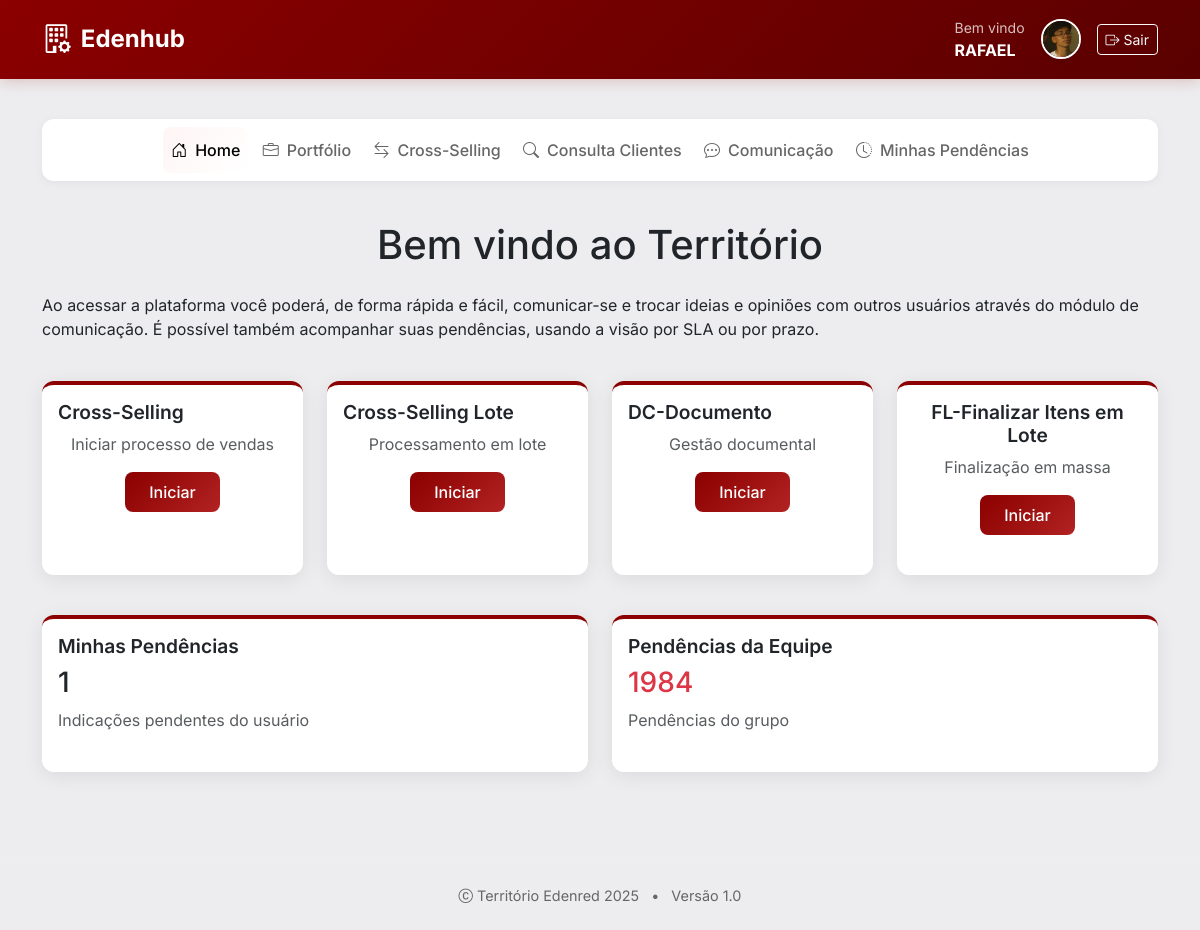
Screenshot of /home (signed in) with the database file from the repository.
### Edenred/models.py (models this page shows, shortened)
class Usuario(db.Model, UserMixin):
    id = db.Column(db.Integer, primary_key=True)
    foto = db.Column(db.String, nullable=True, default='default.png')
    nome = db.Column(db.String(100), nullable=False)
    email = db.Column(db.String(100), unique=True, nullable=False)
    telefone = db.Column(db.String(20), unique=True)
    skype = db.Column(db.String(100), unique=True, nullable=True)
    senha_hash = db.Column(db.String(200), nullable=False)

### Edenred/views.py (the view)
@app.route('/')
@app.route('/home')
@login_required
def home():
    minhas_pendencias_count = Indicacao.query.filter_by(
        usuario_id=current_user.id,
        status='Pendente'
    ).count()
    return render_template('home.html', minhas_pendencias=minhas_pendencias_count)

### Edenred/__init__.py (called while the page is built)
@login_manager.user_loader
def load_user(user_id):
    return Usuario.query.get(int(user_id))

### Edenred/templates/home.html (shortened to what this page needs)
{% extends 'base.html' %}
{% block content %}
<div class="row mb-4">
    <div class="col-12">
        {% include 'nav.html' %}
    </div>
</div>
<div class="row">
    <div class="col-12">
        <h1 class="text-center mb-4 text-dark">Bem vindo ao Território</h1>
        <div class="mb-4">
            <div class="row">
                <p class="card-text text-dark">
                    Ao acessar a plataforma você poderá, de forma rápida e fácil, comunicar-se e trocar ideias e opiniões com outros usuários através do módulo de comunicação.
                    É possível também acompanhar suas pendências, usando a visão por SLA ou por prazo.
                </p>
            </div>
        </div>
    </div>
</div>
<div class="row mb-4">
    <div class="col-12">
    </div>
    <div class="col-md-3 mb-3">
        <a href="{{ url_for('crosselling') }}" class="text-decoration-none">
            <div class="card card-edenred funcionalidade-card h-100">
                <div class="card-body text-center">
                    <h5 class="card-title text-dark">Cross-Selling</h5>
                    <p class="card-text text-muted">Iniciar processo de vendas</p>
                    <button class="btn btn-edenred">Iniciar</button>
                </div>
            </div>
        </a>
    </div>
    <div class="col-md-3 mb-3">
        <div class="card card-edenred funcionalidade-card h-100" onclick="this.style.transform='translateY(-5px)'">
            <div class="card-body text-center">
                <h5 class="card-title text-dark">Cross-Selling Lote</h5>
                <p class="card-text text-muted">Processamento em lote</p>
                <button class="btn btn-edenred">Iniciar</button>
            </div>
        </div>
    </div>
    <div class="col-md-3 mb-3">
        <div class="card card-edenred funcionalidade-card h-100" onclick="this.style.transform='translateY(-5px)'">
            <div class="card-body text-center">
                <h5 class="card-title text-dark">DC-Documento</h5>
                <p class="card-text text-muted">Gestão documental</p>
                <button class="btn btn-edenred">Iniciar</button>
            </div>
        </div>
    </div>
    <div class="col-md-3 mb-3">
        <div class="card card-edenred funcionalidade-card h-100" onclick="this.style.transform='translateY(-5px)'">
            <div class="card-body text-center">
                <h5 class="card-title text-dark">FL-Finalizar Itens em Lote</h5>
                <p class="card-text text-muted">Finalização em massa</p>
                <button class="btn btn-edenred">Iniciar</button>
            </div>
        </div>
    </div>
</div>
<div class="row">
    <div class="col-md-6 mb-3">
        <a href="{{ url_for('minhas_pendencias') }}" class="text-decoration-none">
            <div class="card card-edenred funcionalidade-card h-100">
                <div class="card-body">
                    <h5 class="card-title text-dark">Minhas Pendências</h5>
                    <h3 class="text-edenred">{{ minhas_pendencias }}</h3>
                    <p class="card-text text-muted">Indicações pendentes do usuário</p>
                </div>
            </div>
        </a>
    </div>
    <div class="col-md-6 mb-3">
        <div class="card card-edenred funcionalidade-card h-100" onclick="this.style.transform='translateY(-5px)'">
            <div class="card-body">
                <h5 class="card-title text-dark">Pendências da Equipe</h5>
                <h3 class="text-danger">1984</h3>
                <p class="card-text text-muted">Pendências do grupo</p>
            </div>
        </div>
    </div>
</div>
{% endblock %}

### Edenred/templates/base.html (shortened to what this page needs)
<!DOCTYPE html>
<html lang="pt-BR">
<head>
    <link href="https://cdn.jsdelivr.net/npm/bootstrap@5.3.0/dist/css/bootstrap.min.css" rel="stylesheet">
    <link href="https://cdn.jsdelivr.net/npm/bootstrap-icons@1.10.0/font/bootstrap-icons.css" rel="stylesheet">
</head>
<body>
    <nav class="navbar navbar-expand-lg navbar-edenred">
        <div class="container">
            <a class="navbar-brand" href="{{ url_for('home') }}">
                <i class="bi bi-building-gear"></i>
                <span>Edenhub</span>
            </a>
            {% if current_user.is_authenticated %}
            <div class="d-flex align-items-center">
                <div class="me-3 text-white">
                    <small class="d-block opacity-75">Bem vindo</small>
                    <strong>{{ current_user.nome.split(' ')[0] }}</strong>
                </div>
                <img src="{{ url_for('static', filename='data/img_user/{}'.format(current_user.foto)) }}"
                    class="avatar me-3">
                <a class="btn btn-outline-light btn-sm" href="{{ url_for('logout') }}">
                    <i class="bi bi-box-arrow-right"></i> Sair
                </a>
            </div>
            {% endif %}
        </div>
    </nav>
    <div class="container py-4">
        {% block content %}{% endblock %}
    </div>
    <footer class="footer">
        <div class="container">
            <p class="mb-0">
                <i class="bi bi-c-circle"></i> Território Edenred 2025
                <span class="text-edenred mx-2">•</span>
                Versão 1.0
            </p>
        </div>
    </footer>
</body>
</html>

### Edenred/templates/base.html (style rules this page uses)
:root { --edenred-primary: #8B0000; --edenred-secondary: #B22222; --edenred-light: #FFF5F5; --edenred-dark: #5A0000; --bg-color: #ededef; --card-bg: #ffffff; --text-primary: #2c3e50; --text-secondary: #7f8c8d; --border-color: #e0e6ed; --success: #27ae60; --warning: #f39c12; --info: #3498db; }
* { font-family: 'Inter', sans-serif; }
body { background-color: var(--bg-color) !important; color: var(--text-primary); font-family: 'Inter', sans-serif; min-height: 100vh; }
.navbar-edenred { background: linear-gradient(135deg, var(--edenred-primary), var(--edenred-dark)); box-shadow: 0 2px 15px rgba(139, 0, 0, 0.2); padding: 0.8rem 0; }
.navbar-brand { font-weight: 700; font-size: 1.5rem; color: white !important; display: flex; align-items: center; gap: 10px; }
.navbar-brand i { font-size: 1.8rem; }
.card-edenred { border: none; border-radius: 12px; box-shadow: 0 4px 20px rgba(0, 0, 0, 0.08); transition: all 0.3s ease; border-top: 4px solid var(--edenred-primary); margin-bottom: 1.5rem; }
.card-title { color: var(--edenred-dark); font-weight: 600; font-size: 1.2rem; display: flex; align-items: center; gap: 8px; }
.btn-edenred { background: linear-gradient(135deg, var(--edenred-primary), var(--edenred-secondary)); border: none; border-radius: 8px; color: white; font-weight: 500; padding: 0.5rem 1.5rem; transition: all 0.3s ease; }
.avatar { width: 40px; height: 40px; border-radius: 50%; object-fit: cover; border: 2px solid white; box-shadow: 0 2px 5px rgba(0, 0, 0, 0.1); }
.footer { margin-top: 3rem; padding: 1.5rem 0; text-align: center; color: #666; font-size: 0.9rem; border-top: 1px solid #eee; }

### rows the page displays
Usuario: nome "RAFAEL", foto (picture)

### other values shown
{{ minhas_pendencias }} "1"
